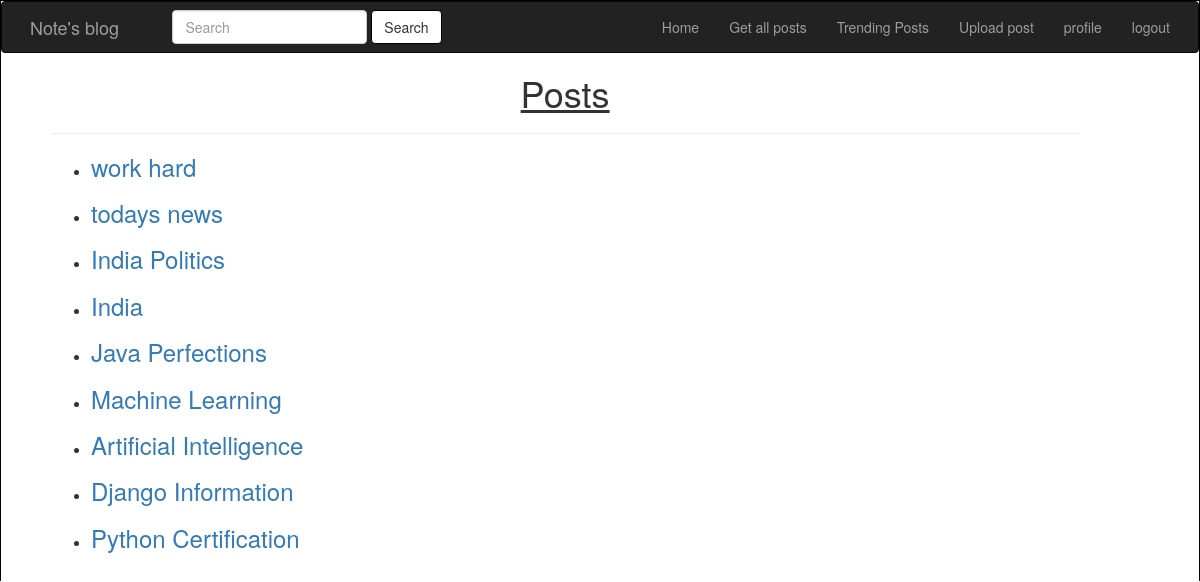
The app's page /get-all-posts/ (signed in) with its own data.
### testapp/models.py (models this page shows, shortened)
class Post(models.Model):
	STATUS_CHOICES=(('draft','Draft'),('published','Published'))
	title=models.CharField(max_length=256)
	slug=models.SlugField(max_length=264,unique_for_date='publish')
	author=models.ForeignKey(User,related_name='blog_posts',on_delete=models.CASCADE)
	body=models.TextField()
	publish=models.DateTimeField(default=timezone.now)
	created=models.DateTimeField(auto_now_add=True)
	updated=models.DateTimeField(auto_now=True)
	status=models.CharField(max_length=10,choices=STATUS_CHOICES,default='draft')
	objects=CustomManager()
	tags=TaggableManager()
	class Meta:
		ordering=('-publish',)
	def get_absolute_url(self):
		return reverse('post_detail',args=[self.publish.year,self.publish.strftime('%m'),self.publish.strftime('%d'),self.slug])

### testapp/views.py (the view)
# urls.py: url(r'^get-all-posts/$',views.allposts_view),
@login_required
def allposts_view(request):
	return render(request,'testapp/getallposts.html')

### testapp/models.py (called while the page is built)
	def get_queryset(self):
		return super().get_queryset().filter(status='published')

### testapp/templatetags/blog_tags.py (called while the page is built)
@register.inclusion_tag('testapp/latest123.html')
def show_search():
	latest_search=Post.objects.all().order_by('-publish')
	return {'latest_search':latest_search}

### templates/testapp/getallposts.html
<!DOCTYPE html>
{% extends 'testapp/base.html'%}
{%load blog_tags%}
 {%block body_block%}
 <div align='center'>
	<u><h1>Posts</h1></u><hr>
 </div>
 {%show_search%}
 {%endblock%}

### templates/testapp/latest123.html (shortened to what this page needs)
<ul>
{%for post in latest_search%}
<li><h3><a href="{{post.get_absolute_url}}">{{post.title}}</li></h3></a>
{%endfor%}
</ul>

### static/css/fz.css (style rules this page uses)
body { border-top:1px solid black; border-right:1px solid black; border-left:1px solid black; }

### records on screen
Post: title "work hard"
Post: title "todays news"
Post: title "India Politics"
Post: title "India"
Post: title "Java Perfections"
Post: title "Machine Learning"
Post: title "Artificial Intelligence"
Post: title "Django Information"
Post: title "Python Certification"
